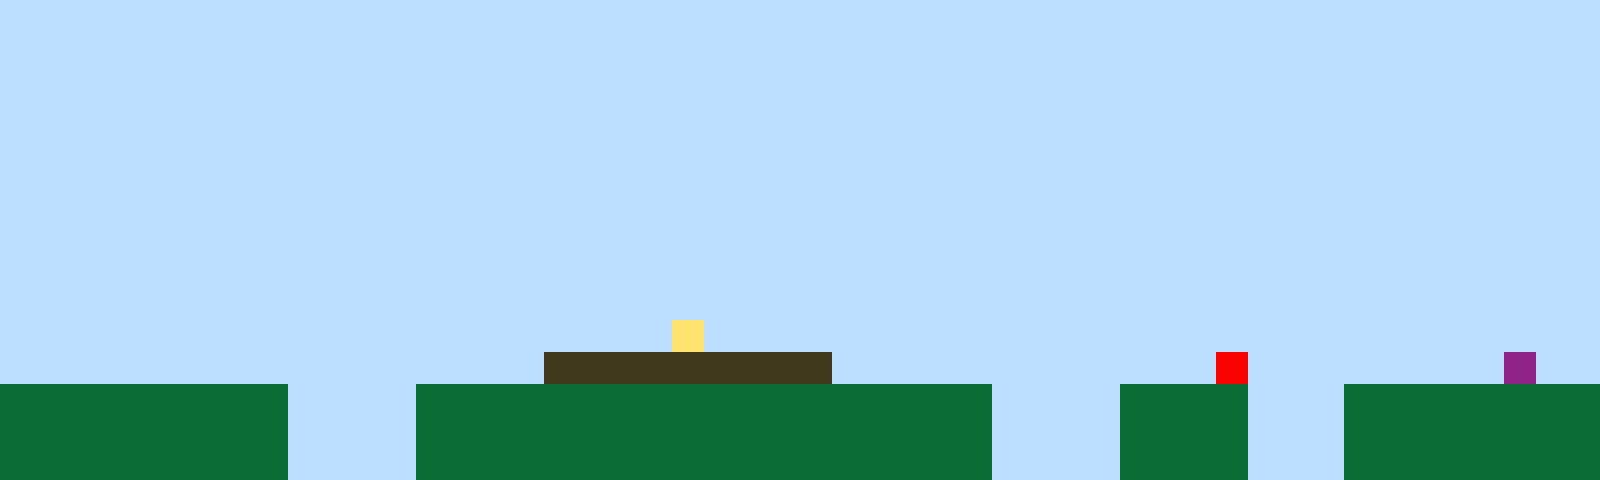

This is a level from a 2D game, rendered from its Tiled map with the project's own tilesets. A one-line summary and the complete map file follow:
An orthogonal 50x15 tile map with 32x32 px tiles, 1 tile layer (Tile Layer 1).

<map version="1.10" tiledversion="1.11.2" orientation="orthogonal" renderorder="right-up" width="50" height="15" tilewidth="32" tileheight="32" infinite="0" nextlayerid="2" nextobjectid="1"><editorsettings><export target="map1.csv" format="csv" /></editorsettings><tileset firstgid="1" name="sprites" tilewidth="32" tileheight="32" tilecount="6" columns="3"><image source="sprites.png" width="96" height="64" /></tileset><layer id="1" name="Tile Layer 1" width="50" height="15"><data encoding="csv">1,1,1,1,1,1,1,1,1,1,1,1,1,1,1,1,1,1,1,1,1,1,1,1,1,1,1,1,1,1,1,1,1,1,1,1,1,1,1,1,1,1,1,1,1,1,1,1,1,1,1,1,1,1,1,1,1,1,1,1,1,1,1,1,1,1,1,1,1,1,1,1,1,1,1,1,1,1,1,1,1,1,1,1,1,1,1,1,1,1,1,1,1,1,1,1,1,1,1,1,1,1,1,1,1,1,1,1,1,1,1,1,1,1,1,1,1,1,1,1,1,1,1,1,1,1,1,1,1,1,1,1,1,1,1,1,1,1,1,1,1,1,1,1,1,1,1,1,1,1,1,1,1,1,1,1,1,1,1,1,1,1,1,1,1,1,1,1,1,1,1,1,1,1,1,1,1,1,1,1,1,1,1,1,1,1,1,1,1,1,1,1,1,1,1,1,1,1,1,1,1,1,1,1,1,1,1,1,1,1,1,1,1,1,1,1,1,1,1,1,1,1,1,1,1,1,1,1,1,1,1,1,1,1,1,1,1,1,1,1,1,1,1,1,1,1,1,1,1,1,1,1,1,1,1,1,1,1,1,1,1,1,1,1,1,1,1,1,1,1,1,1,1,1,1,1,1,1,1,1,1,1,1,1,1,1,1,1,1,1,1,1,1,1,1,1,1,1,1,1,1,1,1,1,1,1,1,1,1,1,1,1,1,1,1,1,1,1,1,1,1,1,1,1,1,1,1,1,1,1,1,1,1,1,1,1,1,1,1,1,1,1,1,1,1,1,1,1,1,1,1,1,1,1,1,1,1,1,1,1,1,1,1,1,1,1,1,1,1,1,1,1,1,1,1,1,1,1,1,1,1,1,1,1,1,1,1,1,1,1,1,1,1,1,1,1,1,1,1,1,1,1,1,1,1,1,1,1,1,1,1,1,1,1,1,1,1,1,1,1,1,1,1,1,1,1,1,1,1,1,1,1,1,1,1,1,1,1,1,1,1,1,1,1,1,1,1,1,1,1,1,1,1,1,1,1,1,1,1,1,1,1,1,1,1,1,1,1,1,1,1,1,1,1,1,1,1,1,1,1,1,1,1,1,1,1,1,1,1,1,1,1,1,1,1,1,1,1,1,1,1,1,1,1,1,1,1,1,1,1,1,1,1,1,1,1,1,1,1,1,1,4,1,1,1,1,1,1,1,1,1,1,1,1,1,1,1,1,1,1,1,1,1,1,1,1,1,1,1,1,1,1,1,1,1,1,1,1,1,1,1,1,1,1,1,1,1,3,3,3,3,3,3,3,3,3,1,1,1,1,1,1,1,1,1,1,1,1,5,1,1,1,1,1,1,1,1,6,1,1,2,2,2,2,2,2,2,2,2,1,1,1,1,2,2,2,2,2,2,2,2,2,2,2,2,2,2,2,2,2,2,1,1,1,1,2,2,2,2,1,1,1,2,2,2,2,2,2,2,2,2,2,2,2,2,2,2,2,2,1,1,1,1,2,2,2,2,2,2,2,2,2,2,2,2,2,2,2,2,2,2,1,1,1,1,2,2,2,2,1,1,1,2,2,2,2,2,2,2,2,2,2,2,2,2,2,2,2,2,1,1,1,1,2,2,2,2,2,2,2,2,2,2,2,2,2,2,2,2,2,2,1,1,1,1,2,2,2,2,1,1,1,2,2,2,2,2,2,2,2</data></layer></map>
